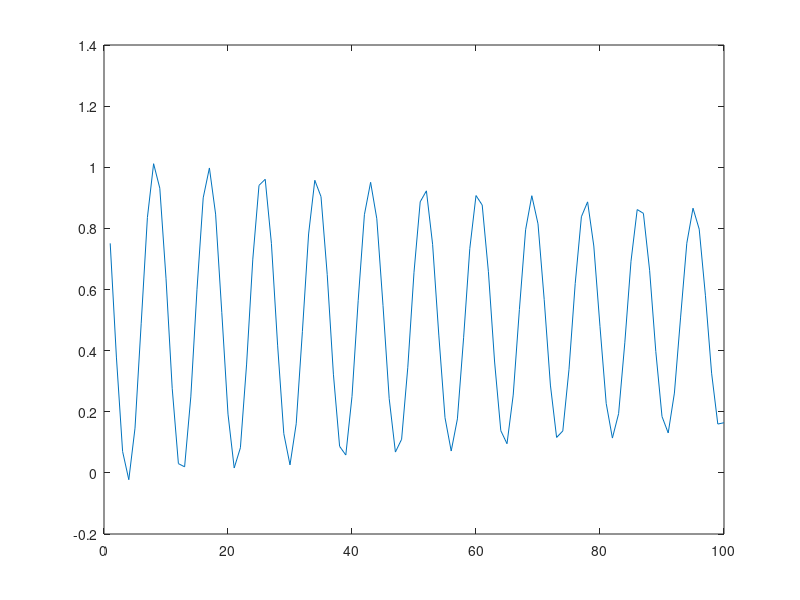

This figure's MATLAB source:
	

left = .5;
right = .5;
up = .5;
down = .5;
prev = 1;
prev2 =1;

v = [];
for i=1:100
newval = (((left+right+up+down - (prev + prev + prev + prev))/2^3) + (prev + prev) - prev2 + (prev2/2^8)) - 	((((left+right+up+down - (prev + prev + prev + prev))/2^3) + (prev + prev) - prev2 + (prev2/2^8))/2^8)
v = [v newval];
prev2 = prev;
prev = newval;
end

plot (1:length(v), v)